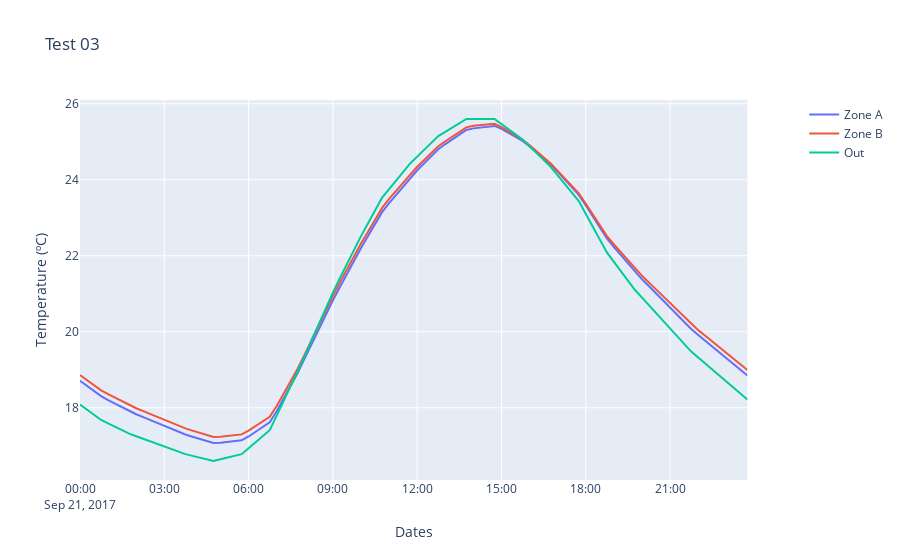

The code cell stored with this chart in its notebook:
### Code cell
t02.ao
t02.enumerate_data_headers("Site Outdoor Air Drybulb Temperature")

des_data = [(i,j,k) for i, j,k, in zip(["Zone Mean Air Temperature"]*2 + ["Site Outdoor Air Drybulb Temperature"], [0,1,0], ["Zone A", "Zone B", "Out"])]

t02d = t02.get_valid_data(des_data)

t02.plot_temps()
